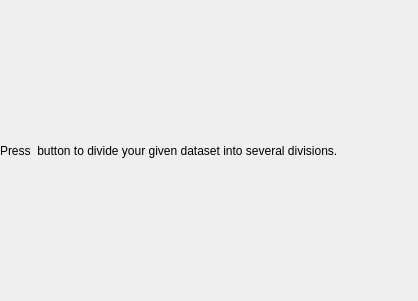
<?xml version="1.0" encoding="UTF-8"?>
<ui version="4.0">
 <class>PrepareDatasetPage</class>
 <widget class="QWizardPage" name="PrepareDatasetPage">
  <property name="geometry">
   <rect>
    <x>0</x>
    <y>0</y>
    <width>418</width>
    <height>301</height>
   </rect>
  </property>
  <property name="sizePolicy">
   <sizepolicy hsizetype="Preferred" vsizetype="Preferred">
    <horstretch>0</horstretch>
    <verstretch>0</verstretch>
   </sizepolicy>
  </property>
  <property name="windowTitle">
   <string>WizardPage</string>
  </property>
  <widget class="QWidget" name="verticalLayoutWidget">
   <property name="geometry">
    <rect>
     <x>0</x>
     <y>0</y>
     <width>418</width>
     <height>301</height>
    </rect>
   </property>
   <layout class="QVBoxLayout" name="verticalLayout">
    <item>
     <widget class="QLabel" name="label">
      <property name="text">
       <string>Press &lt;Next&gt; button to divide your given dataset into several divisions.</string>
      </property>
      <property name="wordWrap">
       <bool>true</bool>
      </property>
     </widget>
    </item>
    <item>
     <layout class="QFormLayout" name="formLayout">
      <property name="fieldGrowthPolicy">
       <enum>QFormLayout::FieldsStayAtSizeHint</enum>
      </property>
     </layout>
    </item>
   </layout>
  </widget>
 </widget>
 <resources/>
 <connections/>
</ui>
